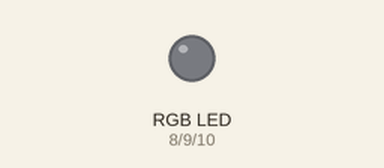
Simulated run of this sketch. Board: Arduino Uno, built with avr-gcc and run on an emulated ATmega328P. On the bench: an RGB LED mixed from three pins (HIGH = lit).

Above: at 1.0 s.
At 3.0 s:
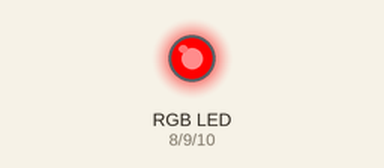
At 5.0 s:
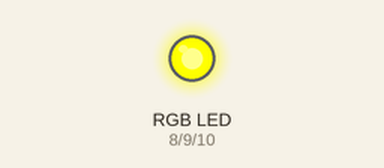
At 9.0 s:
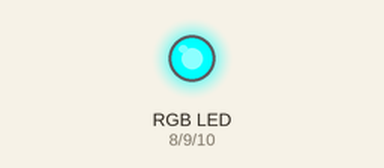
Timing chart, 0 to 10.4 s (numbered marks = the images above):
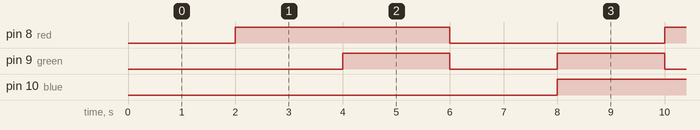

The sketch:

rgb_led.ino
```cpp
const int red = 8;
const int green = 9;
const int blue = 10;
const int sure = 2000;

void setup() {
  pinMode(red,OUTPUT);
  pinMode(green,OUTPUT);
  pinMode(blue,OUTPUT);
}

void loop() {
  digitalWrite(red,LOW);
  delay(sure);
  digitalWrite(red,HIGH);
  digitalWrite(green,LOW);
  delay(sure);
  digitalWrite(green,HIGH);
  digitalWrite(blue,LOW);
  delay(sure);
  digitalWrite(green,LOW);
  digitalWrite(red,LOW);
  delay(sure);
  digitalWrite(red,HIGH);
  digitalWrite(green,HIGH);
  digitalWrite(blue,HIGH);
}
```

Measured:
- by itself, pin 8 (red), pin 10 (blue): alternates HIGH for 4.0 s and LOW for 4.0 s
- by itself, pin 9 (green): alternates HIGH for 2.0 s and LOW for 2.0 s
